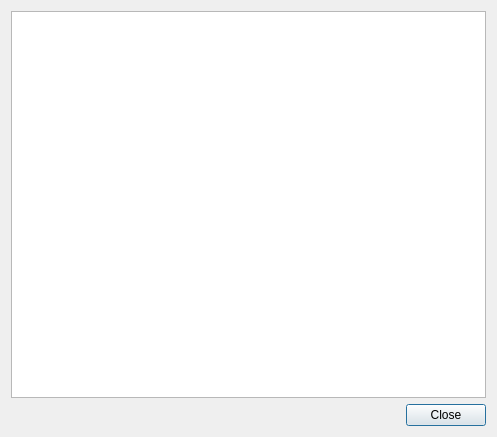
<?xml version="1.0" encoding="UTF-8"?>
<ui version="4.0">
 <class>HelpDialog</class>
 <widget class="QDialog" name="HelpDialog">
  <property name="geometry">
   <rect>
    <x>0</x>
    <y>0</y>
    <width>497</width>
    <height>437</height>
   </rect>
  </property>
  <property name="windowTitle">
   <string>Help</string>
  </property>
  <layout class="QVBoxLayout" name="verticalLayout">
   <item>
    <widget class="QTextBrowser" name="helpBrowser">
     <property name="openExternalLinks">
      <bool>true</bool>
     </property>
    </widget>
   </item>
   <item>
    <widget class="QDialogButtonBox" name="buttonBox">
     <property name="orientation">
      <enum>Qt::Horizontal</enum>
     </property>
     <property name="standardButtons">
      <set>QDialogButtonBox::Close</set>
     </property>
    </widget>
   </item>
  </layout>
 </widget>
 <resources/>
 <connections>
  <connection>
   <sender>buttonBox</sender>
   <signal>accepted()</signal>
   <receiver>HelpDialog</receiver>
   <slot>accept()</slot>
   <hints>
    <hint type="sourcelabel">
     <x>248</x>
     <y>254</y>
    </hint>
    <hint type="destinationlabel">
     <x>157</x>
     <y>274</y>
    </hint>
   </hints>
  </connection>
  <connection>
   <sender>buttonBox</sender>
   <signal>rejected()</signal>
   <receiver>HelpDialog</receiver>
   <slot>reject()</slot>
   <hints>
    <hint type="sourcelabel">
     <x>316</x>
     <y>260</y>
    </hint>
    <hint type="destinationlabel">
     <x>286</x>
     <y>274</y>
    </hint>
   </hints>
  </connection>
 </connections>
</ui>
